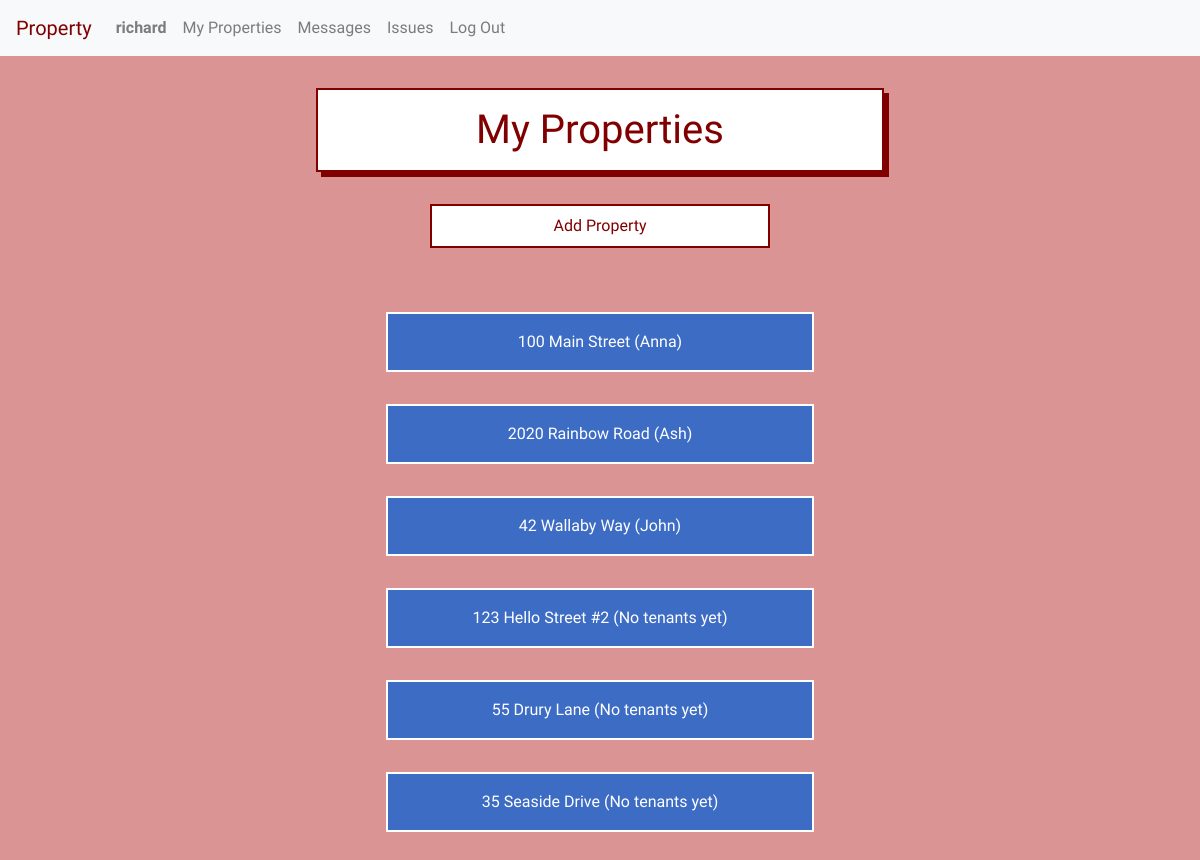
Page /property/ (signed in) on the earlier database version.
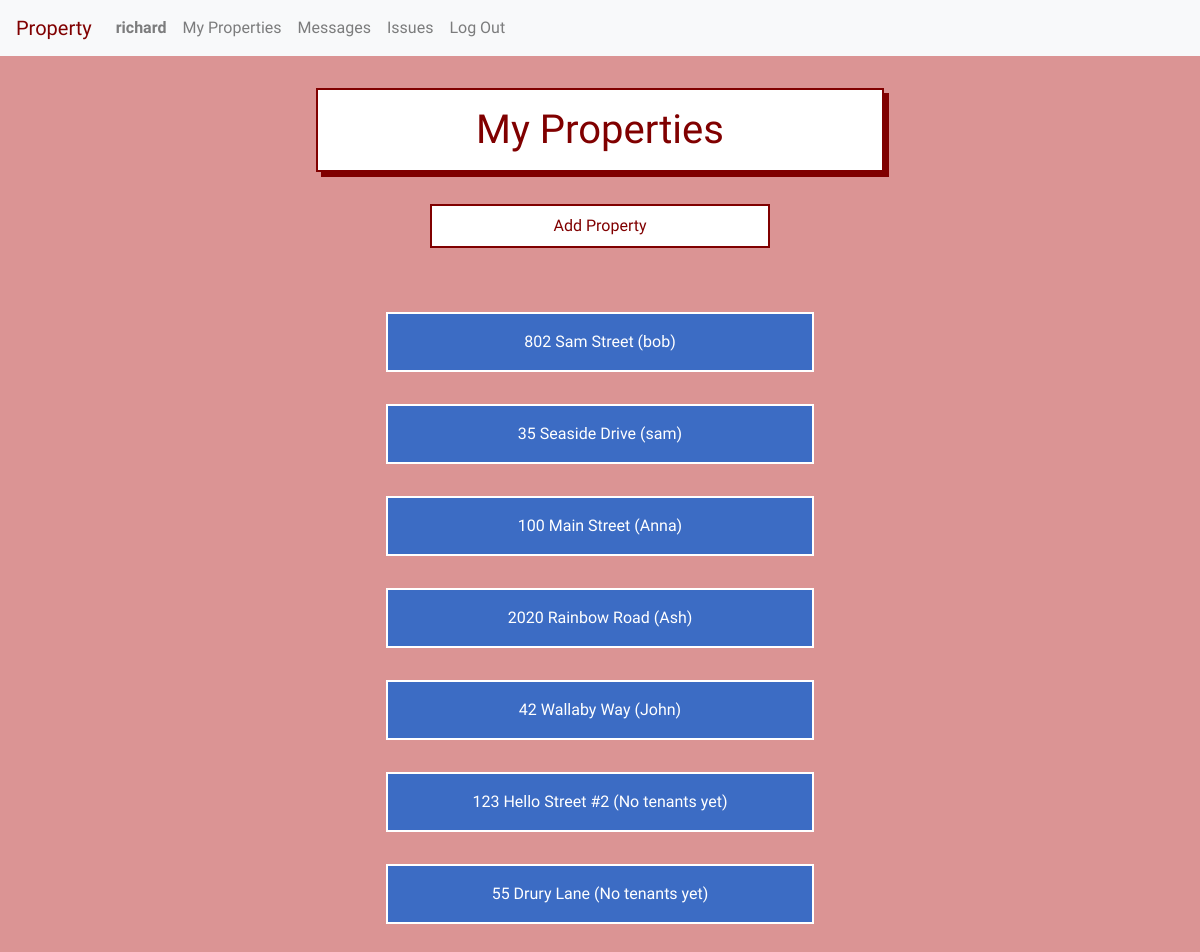
Same page on the later database version.
### property/models.py (models this page shows, shortened)
class Unit(models.Model):
    manager = models.ForeignKey(User, on_delete=models.CASCADE, related_name="managers")
    tenant = models.ForeignKey(User, on_delete=models.CASCADE, related_name="tenants", blank=True, null=True)
    address = models.CharField(max_length=200)
    image = models.ImageField(blank=True, upload_to='unit_images/')
    lease = models.FileField(blank=True, upload_to='leases/')
    def __str__(self):
        return f"{self.address}"

class User(AbstractUser):
    tenant = models.BooleanField(default=True)
    manager = models.BooleanField(default=False)
    profile_picture = models.ImageField(blank=True, null=True, upload_to='profile_images/')

### property/views.py (the view, shortened to what this page needs)
# urls.py: path("", views.index, name="index"),
def index(request):
    if request.user.is_authenticated:
        if request.user.manager:
            try:
                units = Unit.objects.filter(manager=request.user).order_by('address').order_by('-tenant')
            except ObjectDoesNotExist:
                units = None
            return render(request, 'property/index.html', {
                "units": units,
            })
    else:
        return render(request, 'property/login.html')

### property/templates/property/index.html (shortened to what this page needs)
{% extends "property/layout.html" %}
{% load static %}
{% block body %}
    {% if user.manager %}
        {% if not units %}
            <br><br>
            <p> You have not registered any properties yet. </p>
            <p> Let's get started! </p>
            <div class="add-property-link">
                <a href="{% url 'add_property' %}">Add Property</a>
            </div>
        {% else %}
            <h1>My Properties</h1>
            <a href="{% url 'add_property' %}">
                <div class="add-property-link">
                    Add Property
                </div>
            </a>
            <div class="list-container">
                {% for unit in units %}
                <a href="{% url 'unit' unit.id %}">
                    <div class="listed-item-link">
                        {{unit}} {% if unit.tenant %} ({{unit.tenant.first_name}}) {% else %} (No tenants yet) {% endif %}
                    </div>
                </a>
                {% endfor %}
            </div>
        {% endif %}
    {% endif %}
{% endblock %}

Differences in the rows shown:
added Unit: address "802 Sam Street", tenant.first_name "bob"
changed Unit "35 Seaside Drive": tenant.first_name (not shown) → "sam"; tenant_id "(No tenants yet)" → "( )"; moves up the list
